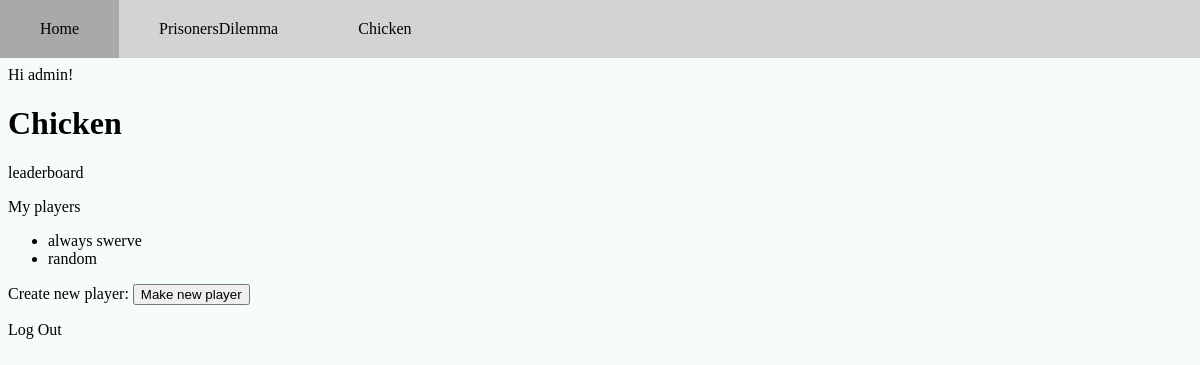
The page /games/gameHome/2 (signed in) on the database its author committed.
### games/models.py (models this page shows, shortened)
class Game(models.Model):
    name = models.TextField()

class Player(models.Model):
    name = models.TextField(max_length=100, default="default")
    user = models.ForeignKey(User, related_name="players", on_delete=models.CASCADE)
    strategy = models.TextField(default="default")
    points = models.IntegerField(default=0)
    rounds_played = models.IntegerField(default=0)
    points_per_round = models.FloatField(default=0)
    game = models.ForeignKey(Game, related_name= 'players', on_delete=models.CASCADE)

### games/views.py (the view)
# urls.py: path("gameHome/<int:game_id>", views.gameHome, name="gameHome"),
def gameHome(request, game_id):
    players = request.user.players.filter(game=game_id)
    return render(request, "games/gameHome.html",
        {"game_id": game_id,
         "players": players,
         "game": Game.objects.get(pk=game_id)})

### games/templates/games/gameHome.html (shortened to what this page needs)
{% extends 'registration/base.html' %}
{% block content %}
  Hi {{ user.username }}!
  <h1>{{game.name}}</h1>
  <a href={% url "games:leaderboard" game.id %}>leaderboard</a>
  <p>My players</p>
  <ul>
    {% for player in players %}
      <li>
        <a href = {% url "games:playerDetail" player.id %}>{{player.name}}</a>
      </li>
    {% endfor %}
  </ul>
  <p>
    Create new player:
    <button>
      <a href={% url "games:createNewPlayer" game_id %}>Make new player</a>
    </button>
  </p>
  <p><a href={% url 'logout' %}>Log Out</a></p>
{% endblock %}

### prisonersDilemnaWeb/static/css/style.css (style rules this page uses)
body { margin: 0; background-color: #f6fbfb; }
a { text-decoration: none; color: black; }

### rows shown on the page
Game: name "Chicken"
Player: name "always swerve"
Player: name "random"

### other values the page prints
{{ user.username }} "admin"
